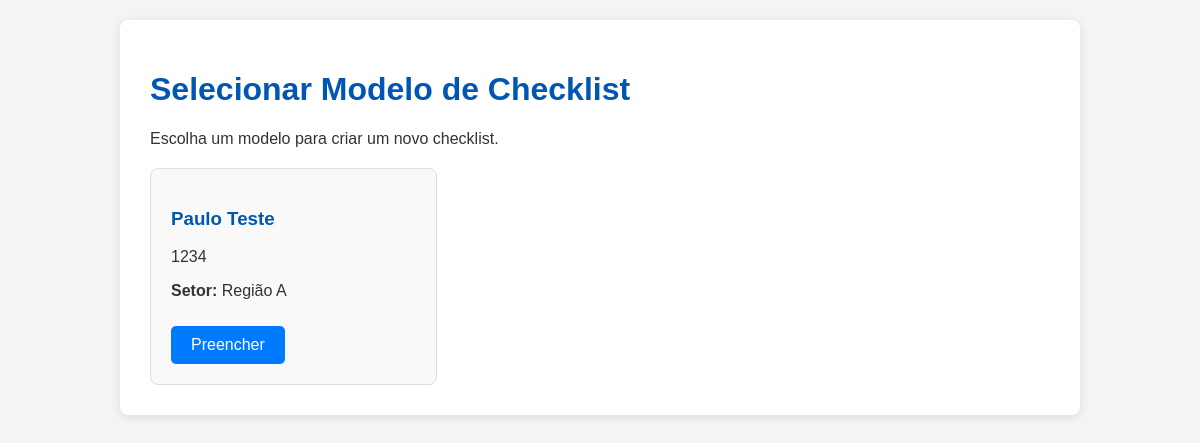
Page /criar_checklist (signed in) on the earlier database version.
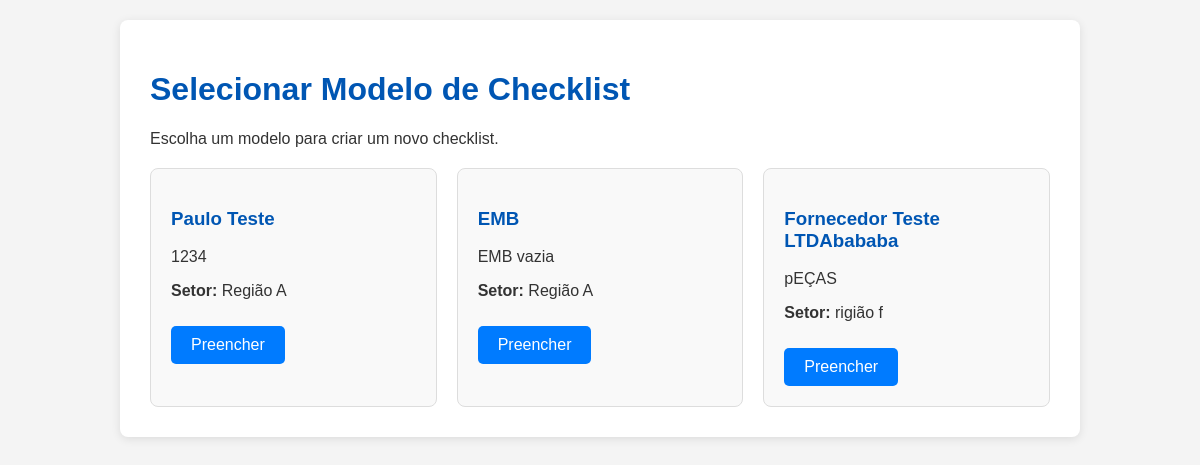
Same page on the later database version.
### models.py (models this page shows, shortened)
class ChecklistTemplate(db.Model):
    id = db.Column(db.Integer, primary_key=True)
    name = db.Column(db.String(200), nullable=False, unique=True)
    description = db.Column(db.Text, nullable=True)
    sector = db.Column(db.String(100), nullable=False)
    is_active = db.Column(db.Boolean, default=True)
    created_at = db.Column(db.DateTime, default=datetime.utcnow)
    updated_at = db.Column(db.DateTime, default=datetime.utcnow, onupdate=datetime.utcnow)
    items = db.relationship('ChecklistItemTemplate', backref='template', lazy=True, order_by='ChecklistItemTemplate.order_index')
    checklists = db.relationship('Checklist', backref='template', lazy=True)

### routes.py (the view)
@app.route('/criar_checklist')
@login_required
def selecionar_modelo():
    modelos = ChecklistTemplate.query.filter_by(is_active=True).all()
    return render_template('selecionar_modelo.html', modelos=modelos)

### app.py (called while the page is built)
@login_manager.user_loader
def load_user(user_id):
    return User.query.get(int(user_id))

### templates/selecionar_modelo.html (shortened to what this page needs)
<!DOCTYPE html>
<html lang="pt-br">
<head>
    <link rel="stylesheet" href="{{ url_for('static', filename='css/style.css') }}">
</head>
<body>
    <div class="container">
        <h1>Selecionar Modelo de Checklist</h1>
        <p>Escolha um modelo para criar um novo checklist.</p>
        {% if modelos %}
            <div class="modelos-lista">
                {% for modelo in modelos %}
                    <div class="modelo-card">
                        <h3>{{ modelo.name }}</h3>
                        <p>{{ modelo.description }}</p>
                        <p><strong>Setor:</strong> {{ modelo.sector }}</p>
                        <a href="{{ url_for('preencher_checklist', modelo_id=modelo.id) }}" class="button">Preencher</a>
                    </div>
                {% endfor %}
            </div>
        {% else %}
            <p>Nenhum modelo de checklist ativo encontrado. Por favor, <a href="{{ url_for('cadastrar_modelo') }}">cadastre um novo modelo</a> primeiro.</p>
        {% endif %}
    </div>
</body>
</html>

Differences in the rows shown:
added ChecklistTemplate: name "EMB", description "EMB vazia", sector "Região A"
added ChecklistTemplate: name "Fornecedor Teste LTDAbababa", description "pEÇAS", sector "rigião f"
